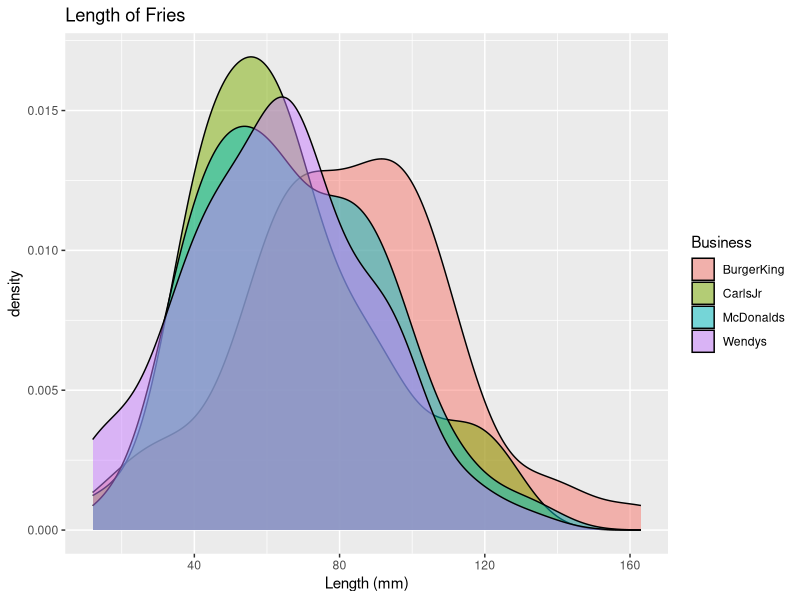
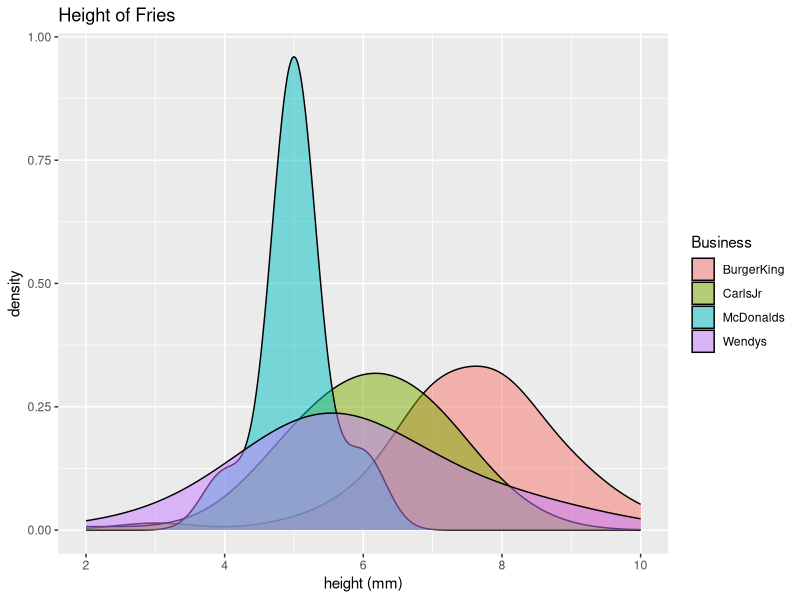
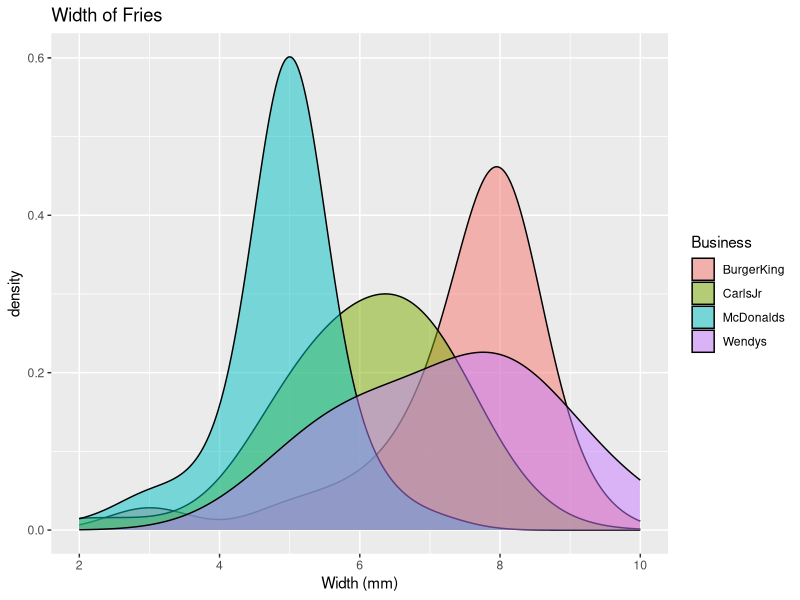
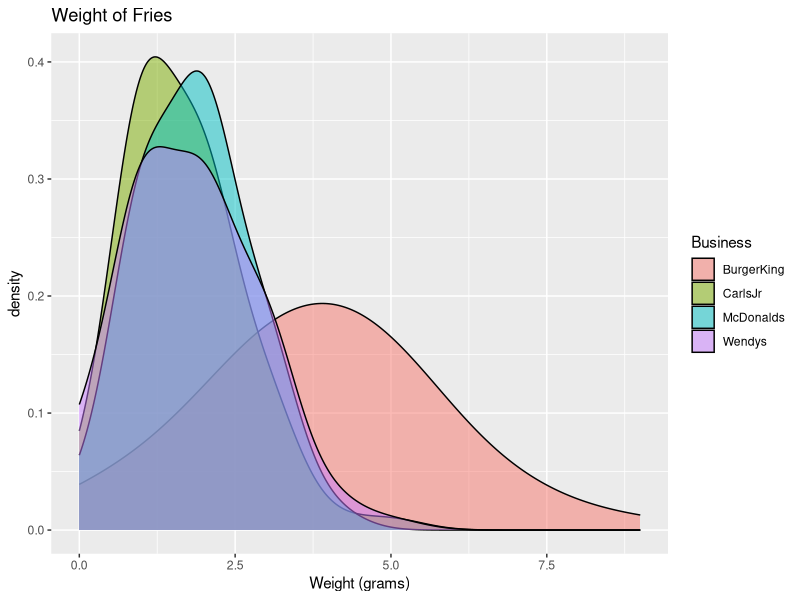

The R script that drew these images, in order:
## ---- chunk 1
knitr::opts_chunk$set(echo = TRUE)
library(tidyverse)
fries <- read.csv("fries.csv")
## ---- chunk 2
##All that fancy stats stuff
##If you want to get data from just one place do something like 
##`r 
justWendys <- subset(fries, Business== "Wendys")
justbk <- subset(fries, Business== "BurgerKing")
justmcd <- subset(fries, Business== "McDonalds")
justcarl <- subset(fries, Business== "CarlsJr")
## ---- chunk 3
WWeight <- sum(justWendys$Grams)
BWeight <- sum(justbk$Grams)
MWeight <- sum(justmcd$Grams)
CWeight <- sum(justcarl$Grams)

weightsSum <- (matrix(c("Location", "Combined Weight", "Individual Sums", 
                        "Wendy's", 180, WWeight, 
                        "Burger King", 182, BWeight, 
                        "McDonalds", 185, MWeight, 
                        "Carl's Jr", 151, CWeight)
                      ,3))
weightSumMatrix <- (matrix(c(180,  182, 185, 151, WWeight, BWeight,  MWeight,  CWeight), 4))

deviationWeights <- (abs(180 - WWeight) + abs(182 - BWeight) + abs(185 - MWeight) + abs(151 - CWeight))/4

echo = TRUE

knitr::kable(weightsSum, caption = "Combined Weight vs. Individual Weights Summed")


## ---- chunk 4
ggplot(fries) +
  geom_density(aes(x=Length, fill=Business), alpha=0.5) +
  labs(
    title="Length of Fries",
    x="Length (mm)"
  ) +
  theme_gray()

## ---- chunk 5

ggplot(fries) +
  geom_density(aes(x=Height, fill=Business), alpha=0.5, adjust=1.9) +
  labs(
    title="Height of Fries",
    x="height (mm)"
  ) +
  theme_gray()
## ---- chunk 6

ggplot(fries) +
  geom_density(aes(x=Width, fill=Business), alpha=0.5, adjust=1.9) +
  labs(
    title="Width of Fries",
    x="Width (mm)"
  ) +
  theme_gray()
## ---- chunk 7

ggplot(fries) +
  geom_density(aes(x=Grams, fill=Business), alpha=0.5, adjust=1.9) +
  labs(
    title="Weight of Fries",
    x="Weight (grams)"
  ) +
  theme_gray()

#adjust 1.9 smoothes the discrete values into a normal looking graph.
## ---- chunk 8
##Alex will continue this thought

##AverageStats <- data.frame (Company  = c("McDonalds", "Wendy's", "Burger King", "Carl's Jr."),
##                  FryCount = c(count(justbk", "value_2", ...)
##                  )
